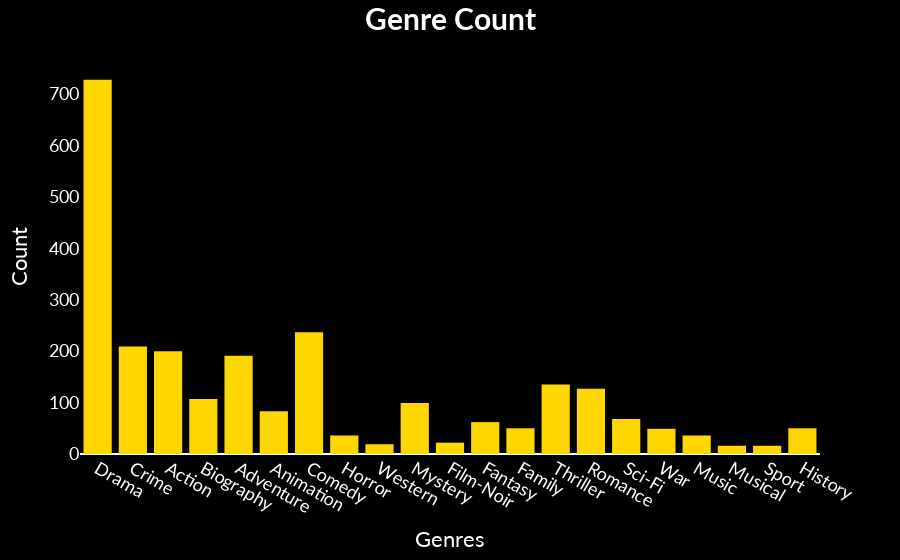

The cell this chart's notebook holds for it:
### Code cell
fig = px.histogram(data_frame =dfgenre.value_counts(),x=dfgenre['G'], color_discrete_sequence=['gold'])

fig.update_layout(font=dict(family='Lato', size=18, color='white'), 
                  title=dict(text='<b>Genre Count<b>',
                           font=dict(size=30), x=.5), bargap=0.2,
                  paper_bgcolor= 'black', plot_bgcolor='black',
                 xaxis = dict(title='Genres', showgrid=False),
                 yaxis=dict(title='Count',showgrid=False))
fig.update_xaxes(tickangle=30)
fig.show()

### Figure 1 — Plotly figure (JSON) as saved in the notebook; plotly's stock layout.template omitted (floating-point values rounded to 4 significant figures; data arrays with more than 128 entries replaced by an {"elided": "..."} marker saying what was removed)
{"data": [{"alignmentgroup": "True", "bingroup": "x", "hovertemplate": "x=%{x}<br>count=%{y}<extra></extra>", "legendgroup": "", "marker": {"color": "gold", "pattern": {"shape": ""}}, "name": "", "offsetgroup": "", "orientation": "v", "showlegend": false, "type": "histogram", "x": {"elided": "2540 str values"}, "xaxis": "x", "yaxis": "y"}], "layout": {"bargap": 0.2, "barmode": "relative", "font": {"color": "white", "family": "Lato", "size": 18}, "legend": {"tracegroupgap": 0}, "margin": {"t": 60}, "paper_bgcolor": "black", "plot_bgcolor": "black", "title": {"font": {"size": 30}, "text": "<b>Genre Count<b>", "x": 0.5}, "xaxis": {"anchor": "y", "domain": [0, 1], "showgrid": false, "tickangle": 30, "title": {"text": "Genres"}}, "yaxis": {"anchor": "x", "domain": [0, 1], "showgrid": false, "title": {"text": "Count"}}}}
